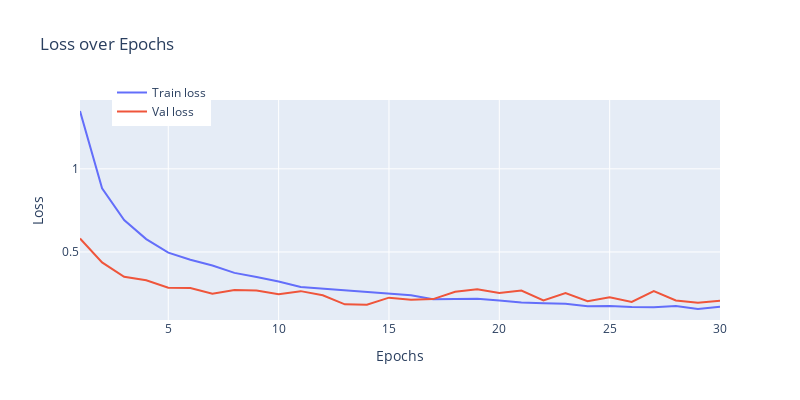
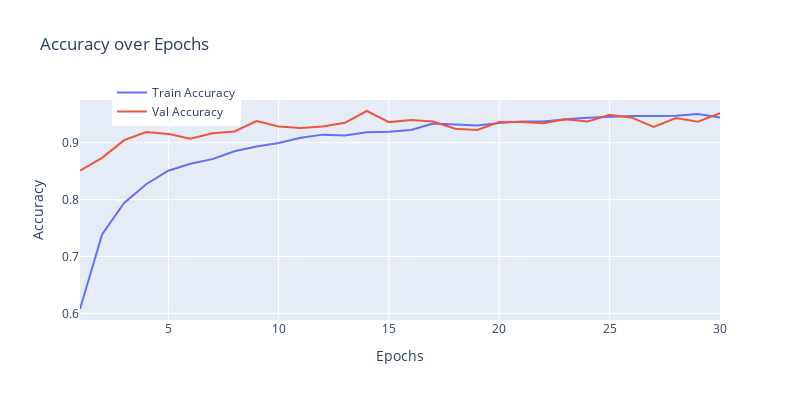

The notebook cell these images were saved under, in order:
### Markdown cell above
### Start Model Training

### Code cell
# Actual training ResNet model
resnet_results,training_time = training_loop(model = resnet_model_50,
                               train_dataloader = resnet_train_dataloader,
                               val_dataloader = resnet_val_dataloader,
                               device = device,
                               epochs = 30,
                               patience = 5
                              )

### Figure 1 — Plotly figure (JSON) as saved in the notebook; plotly's stock layout.template omitted (floating-point values rounded to 4 significant figures)
{"data": [{"mode": "lines", "name": "Train loss", "type": "scatter", "x": [1, 2, 3, 4, 5, 6, 7, 8, 9, 10, 11, 12, 13, 14, 15, 16, 17, 18, 19, 20, 21, 22, 23, 24, 25, 26, 27, 28, 29, 30], "y": [1.348, 0.8833, 0.6921, 0.5773, 0.4954, 0.4531, 0.4187, 0.3741, 0.3492, 0.3222, 0.2886, 0.2793, 0.2692, 0.2608, 0.249, 0.2395, 0.2155, 0.2177, 0.2179, 0.2073, 0.1958, 0.1913, 0.1883, 0.1725, 0.1754, 0.1692, 0.167, 0.1751, 0.1566, 0.1708]}, {"mode": "lines", "name": "Val loss", "type": "scatter", "x": [1, 2, 3, 4, 5, 6, 7, 8, 9, 10, 11, 12, 13, 14, 15, 16, 17, 18, 19, 20, 21, 22, 23, 24, 25, 26, 27, 28, 29, 30], "y": [0.5813, 0.4373, 0.3509, 0.3294, 0.2843, 0.2832, 0.2481, 0.2713, 0.2677, 0.246, 0.2641, 0.2389, 0.1847, 0.1818, 0.225, 0.2117, 0.2164, 0.2608, 0.2758, 0.2525, 0.2678, 0.2081, 0.2524, 0.2029, 0.2271, 0.199, 0.2649, 0.2075, 0.1944, 0.207]}], "layout": {"height": 400, "legend": {"x": 0.05, "y": 1.1}, "title": {"text": "Loss over Epochs"}, "width": 800, "xaxis": {"title": {"text": "Epochs"}}, "yaxis": {"title": {"text": "Loss"}}}}

### Figure 2 — Plotly figure (JSON) as saved in the notebook; plotly's stock layout.template omitted (floating-point values rounded to 4 significant figures)
{"data": [{"mode": "lines", "name": "Train Accuracy", "type": "scatter", "x": [1, 2, 3, 4, 5, 6, 7, 8, 9, 10, 11, 12, 13, 14, 15, 16, 17, 18, 19, 20, 21, 22, 23, 24, 25, 26, 27, 28, 29, 30], "y": [0.6077, 0.7387, 0.7943, 0.8271, 0.8509, 0.8631, 0.8713, 0.8851, 0.8933, 0.8997, 0.9087, 0.9143, 0.9129, 0.9184, 0.9192, 0.9225, 0.934, 0.9318, 0.9302, 0.9347, 0.9375, 0.9372, 0.9413, 0.944, 0.9456, 0.9471, 0.9472, 0.9477, 0.9508, 0.9444]}, {"mode": "lines", "name": "Val Accuracy", "type": "scatter", "x": [1, 2, 3, 4, 5, 6, 7, 8, 9, 10, 11, 12, 13, 14, 15, 16, 17, 18, 19, 20, 21, 22, 23, 24, 25, 26, 27, 28, 29, 30], "y": [0.8512, 0.8734, 0.9047, 0.9187, 0.9156, 0.907, 0.9168, 0.9199, 0.9383, 0.9285, 0.9258, 0.9285, 0.9352, 0.9559, 0.9363, 0.9402, 0.9375, 0.9246, 0.9227, 0.9363, 0.9363, 0.9344, 0.9414, 0.9375, 0.9492, 0.9441, 0.9277, 0.9434, 0.9371, 0.952]}], "layout": {"height": 400, "legend": {"x": 0.05, "y": 1.1}, "title": {"text": "Accuracy over Epochs"}, "width": 800, "xaxis": {"title": {"text": "Epochs"}}, "yaxis": {"title": {"text": "Accuracy"}}}}
